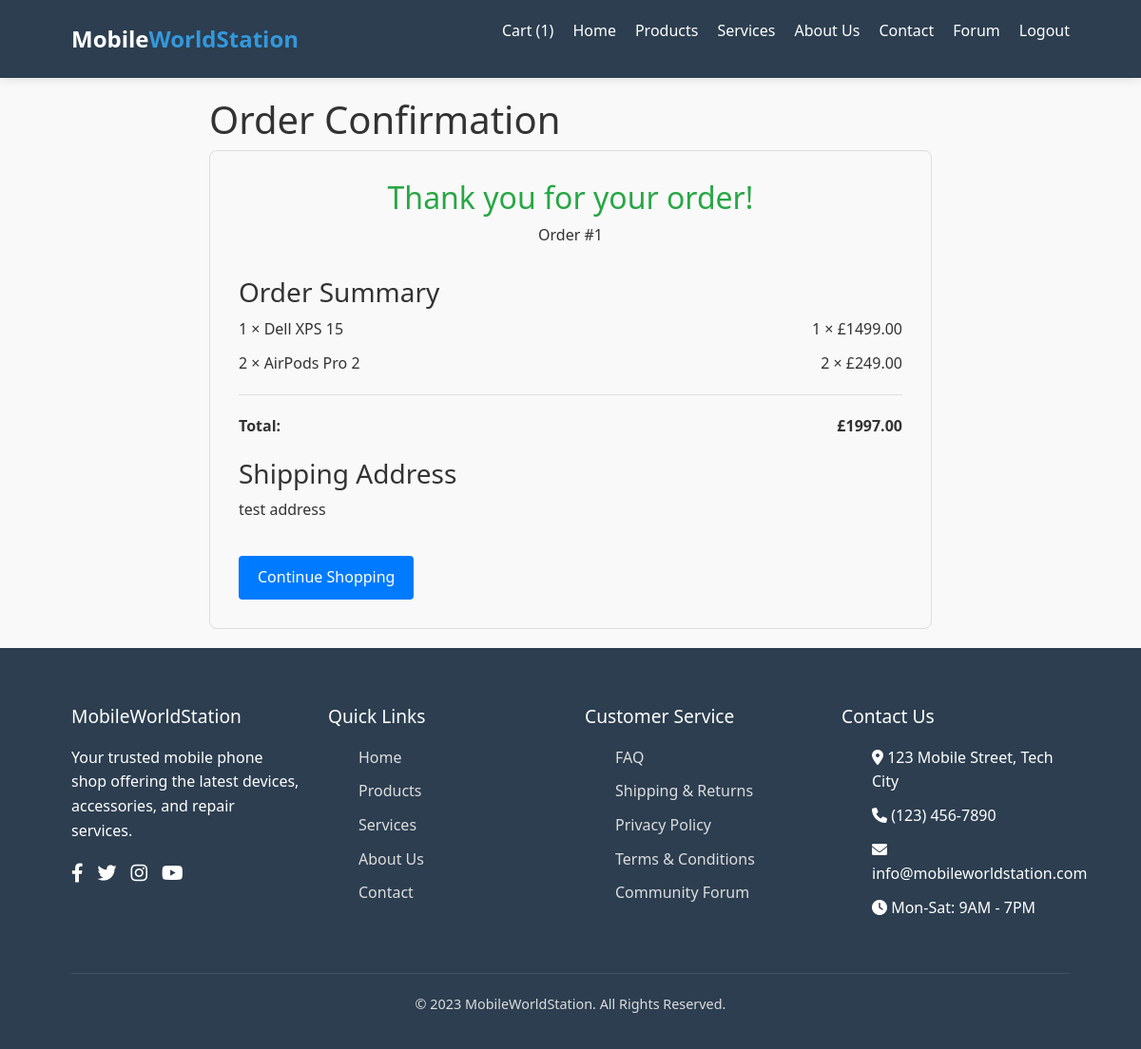
/order-confirmation/1/ (signed in), run on the app's committed database.
### core/models.py (models this page shows, shortened)
class Order(models.Model):
    STATUS_CHOICES = [
        ('pending', 'Pending'),
        ('processing', 'Processing'),
        ('completed', 'Completed'),
        ('cancelled', 'Cancelled'),
    ]
    user = models.ForeignKey(User, on_delete=models.CASCADE)
    created_at = models.DateTimeField(auto_now_add=True)
    updated_at = models.DateTimeField(auto_now=True)
    status = models.CharField(max_length=20, choices=STATUS_CHOICES, default='pending')
    total_price = models.DecimalField(max_digits=10, decimal_places=2)
    shipping_address = models.TextField()
    payment_method = models.CharField(max_length=50)

class OrderItem(models.Model):
    order = models.ForeignKey(Order, related_name='items', on_delete=models.CASCADE)
    product = models.ForeignKey(Item, on_delete=models.PROTECT)
    quantity = models.PositiveIntegerField()
    price = models.DecimalField(max_digits=6, decimal_places=2)

class Item(models.Model):
    item_name = models.CharField(max_length=100)  # short name/title
    item_price = models.DecimalField(max_digits=6, decimal_places=2)  # for currency values
    item_description = models.TextField(blank=True, null=True)  # long optional text
    item_image = models.URLField(blank=True, null=True)
    item_brand = models.CharField(max_length=20, choices=BRAND_CHOICES, blank=True, null=True)
    item_type = models.CharField(max_length=20, choices=ITEM_TYPES, blank=True, null=True)
    item_quantity = models.PositiveIntegerField(default=0)
    created_at = models.DateTimeField(auto_now_add=True)

### core/views.py (the view)
# urls.py: path('order-confirmation/<int:order_id>/', views.order_confirmation, name='order_confirmation'),
@login_required
def order_confirmation(request, order_id):
    order = get_object_or_404(Order, id=order_id, user=request.user)
    return render(request, 'core/order_confirmation.html', {'order': order})

### templates/core/order_confirmation.html (shortened to what this page needs)
{% extends 'core/base.html' %} {% block content %}
<div class="confirmation-container">
  <h1>Order Confirmation</h1>
  <div class="confirmation-card">
    <div class="confirmation-header">
      <h2>Thank you for your order!</h2>
      <p>Order #{{ order.id }}</p>
    </div>
    <div class="confirmation-details">
      <div>
        <h3>Order Summary</h3>
        {% for item in order.items.all %}
        <div class="order-item">
          <span>{{ item.quantity }} × {{ item.product.item_name }}</span>
          <span>{{ item.quantity }} × £{{ item.price }}</span>
        </div>
        {% endfor %}
      </div>
      <div class="order-total">
        <span>Total:</span>
        <span>£{{ order.total_price }}</span>
      </div>
    </div>
    <div class="shipping-info">
      <h3>Shipping Address</h3>
      <p>{{ order.shipping_address }}</p>
    </div>
    <a href="{% url 'core:products' %}" class="continue-shopping"
      >Continue Shopping</a
    >
  </div>
</div>
{% endblock %}

### templates/core/base.html (shortened to what this page needs)
{% load static %}
<!DOCTYPE html>
<html lang="en">
  <head>
    <link
      rel="stylesheet"
      href="https://cdnjs.cloudflare.com/ajax/libs/font-awesome/6.0.0-beta3/css/all.min.css"
    />
    <link
      href="https://cdn.jsdelivr.net/npm/bootstrap@5.3.5/dist/css/bootstrap.min.css"
      rel="stylesheet"
    />
    <link rel="stylesheet" href="{% static 'css/base.css' %}" />
  </head>
  <body>
    <header>
      <div class="container header-container">
        <a href="index.html" class="logo">Mobile<span>WorldStation</span></a>
        <nav id="mainNav">
          <ul>
            <li>
              <a href="{% url 'core:view_cart' %}" class="cart-link">
                Cart {% if request.user.is_authenticated %}<span
                  class="cart-count"
                  >({{ request.user.cart_set.count }})</span
                >{% endif %}
              </a>
            </li>
            <li><a href="{% url 'core:home' %}">Home</a></li>
            <li><a href="{% url 'core:products' %}">Products</a></li>
            <li><a href="{% url 'core:services' %}">Services</a></li>
            <li><a href="{% url 'core:about' %}">About Us</a></li>
            <li><a href="{% url 'core:contact' %}">Contact</a></li>
            <li><a href="forum.html">Forum</a></li>
            {% if user.is_authenticated %}
            <li>
              <a href="#" onclick="handleLogout(event)" class="navbar-right"
                >Logout</a
              >
            </li>
            {% endif %}
          </ul>
        </nav>
      </div>
    </header>
    {% block content %}{% endblock %}
    <footer>
      <div class="container">
        <div class="footer-content">
          <div class="footer-column">
            <h3>MobileWorldStation</h3>
            <p>
              Your trusted mobile phone shop offering the latest devices,
              accessories, and repair services.
            </p>
            <div class="social-links">
              <a href="#"><i class="fab fa-facebook-f"></i></a>
              <a href="#"><i class="fab fa-twitter"></i></a>
              <a href="#"><i class="fab fa-instagram"></i></a>
              <a href="#"><i class="fab fa-youtube"></i></a>
            </div>
          </div>
          <div class="footer-column">
            <h3>Quick Links</h3>
            <ul>
              <li><a href="index.html">Home</a></li>
              <li><a href="products.html">Products</a></li>
              <li><a href="services.html">Services</a></li>
              <li><a href="about.html">About Us</a></li>
              <li><a href="contact.html">Contact</a></li>
            </ul>
          </div>
          <div class="footer-column">
            <h3>Customer Service</h3>
            <ul>
              <li><a href="#">FAQ</a></li>
              <li><a href="#">Shipping & Returns</a></li>
              <li><a href="#">Privacy Policy</a></li>
              <li><a href="#">Terms & Conditions</a></li>
              <li><a href="forum.html">Community Forum</a></li>
            </ul>
          </div>
          <div class="footer-column">
            <h3>Contact Us</h3>
            <ul>
              <li>
                <i class="fas fa-map-marker-alt"></i> 123 Mobile Street, Tech
                City
              </li>
              <li><i class="fas fa-phone"></i> (123) 456-7890</li>
              <li>
                <i class="fas fa-envelope"></i> info@mobileworldstation.com
              </li>
              <li><i class="fas fa-clock"></i> Mon-Sat: 9AM - 7PM</li>
            </ul>
          </div>
        </div>
        <div class="copyright">
          <p>&copy; 2023 MobileWorldStation. All Rights Reserved.</p>
        </div>
      </div>
    </footer>
  </body>
</html>

### static/css/base.css (style rules this page uses)
* { margin: 0; padding: 0; box-sizing: border-box; font-family: "Segoe UI", Tahoma, Geneva, Verdana, sans-serif; }
:root { --primary-color: #3498db; --secondary-color: #2c3e50; --accent-color: #e74c3c; --light-color: #ecf0f1; --dark-color: #2c3e50; }
body { background-color: #f9f9f9; color: #333; line-height: 1.6; }
a { text-decoration: none; color: var(--primary-color); }
ul { list-style: none; }
.container { width: 90%; max-width: 1200px; margin: 0 auto; padding: 0 15px; }
header { background-color: var(--secondary-color); color: white; padding: 20px 0; position: sticky; top: 0; z-index: 100; box-shadow: 0 2px 10px rgba(0, 0, 0, 0.1); }
.header-container { display: flex; justify-content: space-between; align-items: center; }
.logo { font-size: 24px; font-weight: bold; color: white; }
.logo span { color: var(--primary-color); }
nav ul { display: flex; }
nav ul li { margin-left: 20px; }
nav ul li a { color: white; font-weight: 500; transition: color 0.3s ease; }
footer { background-color: var(--secondary-color); color: white; padding: 60px 0 20px; }
.footer-content { display: grid; grid-template-columns: repeat(auto-fit, minmax(200px, 1fr)); gap: 30px; margin-bottom: 40px; }
.footer-column h3 { margin-bottom: 20px; font-size: 1.2rem; }
.footer-column ul li { margin-bottom: 10px; }
.footer-column ul li a { color: #ddd; transition: color 0.3s ease; }
.social-links { display: flex; gap: 15px; }
.social-links a { color: white; font-size: 20px; transition: color 0.3s ease; }
.copyright { text-align: center; padding-top: 20px; border-top: 1px solid rgba(255, 255, 255, 0.1); font-size: 0.9rem; color: #ddd; }

### templates/core/order_confirmation.html (style rules this page uses)
.confirmation-container { max-width: 800px; margin: 0 auto; padding: 20px; }
.confirmation-card { border: 1px solid #ddd; border-radius: 8px; padding: 30px; background: #f9f9f9; }
.confirmation-header { text-align: center; margin-bottom: 30px; }
.confirmation-header h2 { color: #28a745; }
.order-item { display: flex; justify-content: space-between; margin: 10px 0; }
.order-total { display: flex; justify-content: space-between; margin: 20px 0; padding-top: 20px; border-top: 1px solid #ddd; font-weight: bold; }
.continue-shopping { display: inline-block; margin-top: 20px; padding: 10px 20px; background: #007bff; color: white; text-decoration: none; border-radius: 4px; }

### data on the page
Order: id "1", total_price "1997.00", shipping_address "test address"
OrderItem: quantity "1", product.item_name "Dell XPS 15", price "1499.00"
OrderItem: quantity "2", product.item_name "AirPods Pro 2", price "249.00"

### other printed values
{{ request.user.cart_set.count }} "1"
